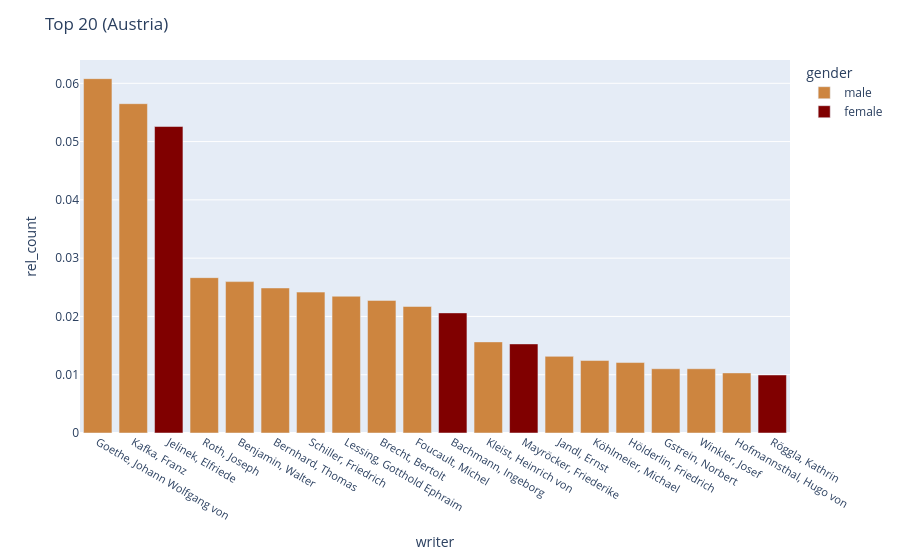

Here is the notebook cell this chart was saved with:
### Markdown cell above
# Top 20 for Austria, Germany and Switzerland

### Code cell
writers_short = writers.sort_values("rel_A", ascending=False).reset_index()[0:20]
fig = px.bar(writers_short, x="Name_identifiziert", y="rel_A", color="gender",\
             color_discrete_map={"male":"peru", "female":"maroon"})


fig.update_layout(xaxis={'categoryorder':'total descending', \
                  "tickfont" : dict(size=11)},
                 yaxis_title="rel_count",\
                 xaxis_title="writer",\
                 title="Top 20 (Austria)")

fig.write_image("figures/writers_statistics1.png", scale=2, height=400, width=900)
fig.show()

### Figure 1 — Plotly figure (JSON) as saved in the notebook; plotly's stock layout.template omitted (floating-point values rounded to 4 significant figures)
{"data": [{"alignmentgroup": "True", "hovertemplate": "gender=male<br>Name_identifiziert=%{x}<br>rel_A=%{y}<extra></extra>", "legendgroup": "male", "marker": {"color": "peru", "pattern": {"shape": ""}}, "name": "male", "offsetgroup": "male", "orientation": "v", "showlegend": true, "textposition": "auto", "type": "bar", "x": ["Goethe, Johann Wolfgang von", "Kafka, Franz", "Roth, Joseph", "Benjamin, Walter", "Bernhard, Thomas", "Schiller, Friedrich", "Lessing, Gotthold Ephraim", "Brecht, Bertolt", "Foucault, Michel", "Kleist, Heinrich von", "Jandl, Ernst", "Köhlmeier, Michael", "Hölderlin, Friedrich", "Gstrein, Norbert", "Winkler, Josef", "Hofmannsthal, Hugo von"], "xaxis": "x", "y": [0.0608, 0.05651, 0.02666, 0.02597, 0.02488, 0.02417, 0.02347, 0.02275, 0.02171, 0.01563, 0.01315, 0.01244, 0.01209, 0.01102, 0.01102, 0.01031], "yaxis": "y"}, {"alignmentgroup": "True", "hovertemplate": "gender=female<br>Name_identifiziert=%{x}<br>rel_A=%{y}<extra></extra>", "legendgroup": "female", "marker": {"color": "maroon", "pattern": {"shape": ""}}, "name": "female", "offsetgroup": "female", "orientation": "v", "showlegend": true, "textposition": "auto", "type": "bar", "x": ["Jelinek, Elfriede", "Bachmann, Ingeborg", "Mayröcker, Friederike", "Röggla, Kathrin"], "xaxis": "x", "y": [0.05259, 0.02061, 0.01528, 0.009955], "yaxis": "y"}], "layout": {"autosize": true, "barmode": "relative", "legend": {"title": {"text": "gender"}, "tracegroupgap": 0}, "margin": {"t": 60}, "title": {"text": "Top 20 (Austria)"}, "xaxis": {"anchor": "y", "autorange": true, "categoryorder": "total descending", "domain": [0, 1], "range": [-0.5, 19.5], "tickfont": {"size": 11}, "title": {"text": "writer"}, "type": "category"}, "yaxis": {"anchor": "x", "autorange": true, "domain": [0, 1], "range": [0, 0.064], "title": {"text": "rel_count"}, "type": "linear"}}}
